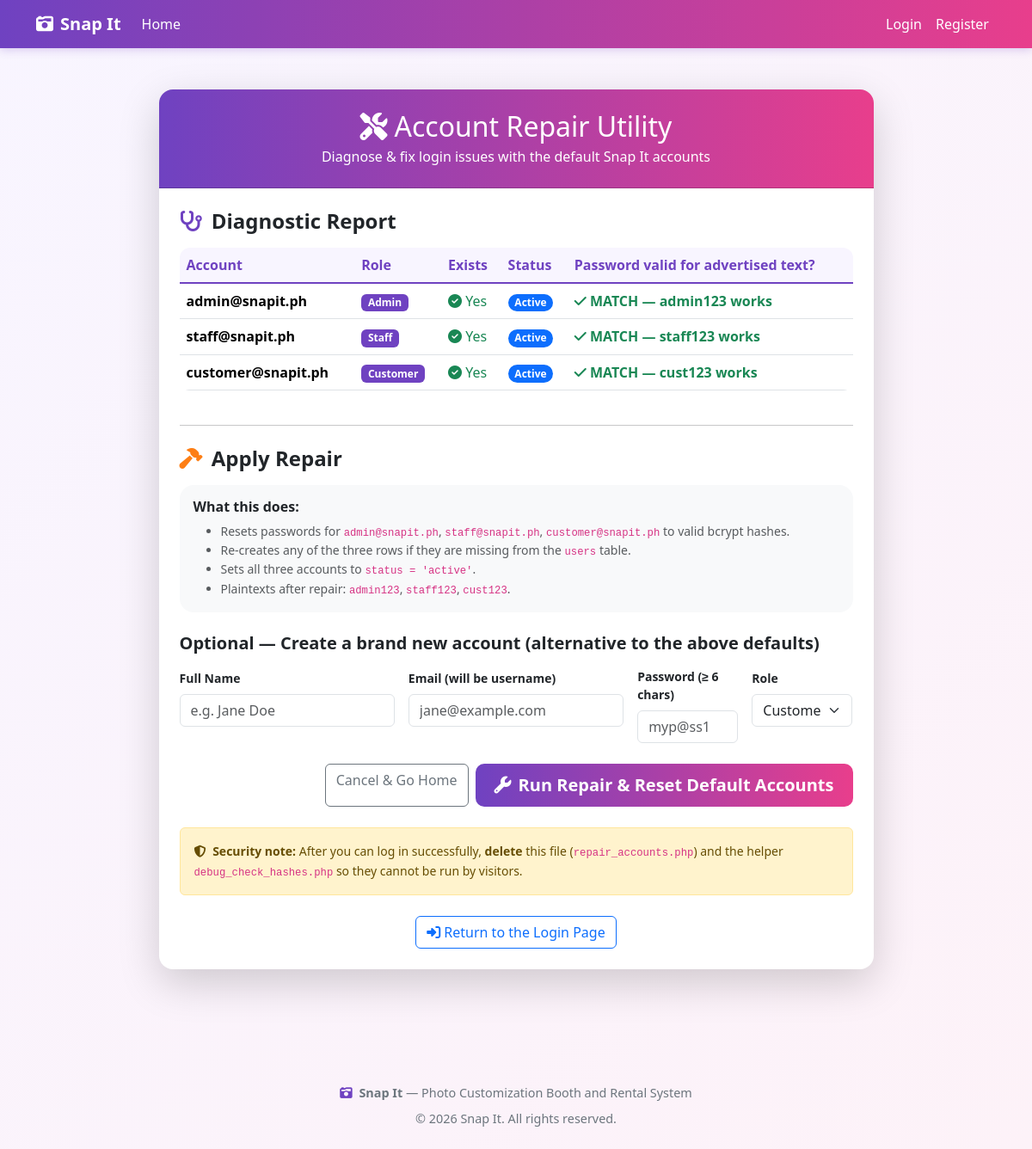
The page /repair_accounts.php on the database its author committed.
### tables this page shows
CREATE TABLE IF NOT EXISTS users (
    user_id INT PRIMARY KEY AUTO_INCREMENT,
    name VARCHAR(150) NOT NULL,
    email VARCHAR(150) NOT NULL UNIQUE,
    password VARCHAR(255) NOT NULL,
    role ENUM('customer','staff','admin') NOT NULL DEFAULT 'customer',
    status ENUM('active','inactive') NOT NULL DEFAULT 'active',
    created_at DATETIME NOT NULL DEFAULT CURRENT_TIMESTAMP
);

### includes/functions.php (called while the page is built, shortened)
<?php
function e($str) {
    return htmlspecialchars((string)$str, ENT_QUOTES, 'UTF-8');
}
function status_badge_class($status) {
    $map = [
        'pending' => 'bg-warning text-dark',
        'confirmed' => 'bg-info text-dark',
        'paid' => 'bg-success',
        'completed' => 'bg-secondary',
        'cancelled' => 'bg-danger',
        'active' => 'bg-primary',
        'inactive' => 'bg-secondary',
        'printed' => 'bg-success',
        'error' => 'bg-danger',
    ];
    return $map[strtolower($status)] ?? 'bg-secondary';
}
function site_base() {
    static $base = null;
    if ($base !== null) return $base;
    $script = str_replace('\\', '/', $_SERVER['SCRIPT_NAME']);
    $needle = '/snapit/';
    $pos = strpos($script, $needle);
    if ($pos === false) {
        $base = rtrim(dirname($script), '/');
    } else {
        $base = substr($script, 0, $pos) . '/snapit';
    }
    return $base;
}
function site_url($path = '') {
    $b = site_base();
    if ($path === '') return $b . '/';
    $path = ltrim($path, '/');
    return $b . '/' . $path;
}

### repair_accounts.php (the view, shortened to what this page needs)
<?php
require_once __DIR__ . '/includes/functions.php';
$messages = [];
$usersTableExists = false;
$connectionOk = false;
$report = [];
try {
    $cfg = @include __DIR__ . '/includes/config.php';
    if (isset($conn) && $conn instanceof mysqli && !mysqli_connect_error()) {
        $connectionOk = true;
    }
} catch (\Throwable $e) {}
if ($connectionOk) {
    $res = @mysqli_query($conn, "SHOW TABLES LIKE 'users'");
    if ($res && mysqli_num_rows($res) > 0) {
        $usersTableExists = true;
    } else {
        $messages[] = "The `users` table doesn't exist yet. Please complete the installer first.";
        $messageType = 'danger';
    }
}
if ($usersTableExists) {
    $checkAccounts = [
        ['email' => 'admin@snapit.ph',    'plain' => 'admin123', 'role' => 'admin',    'name' => 'Admin User'],
        ['email' => 'staff@snapit.ph',    'plain' => 'staff123', 'role' => 'staff',    'name' => 'Staff Member'],
        ['email' => 'customer@snapit.ph', 'plain' => 'cust123',  'role' => 'customer', 'name' => 'Customer Demo'],
    ];
    foreach ($checkAccounts as &$acc) {
        $stmt = mysqli_prepare($conn, "SELECT user_id, email, password, status FROM users WHERE email = ? LIMIT 1");
        mysqli_stmt_bind_param($stmt, 's', $acc['email']);
        mysqli_stmt_execute($stmt);
        $row = mysqli_fetch_assoc(mysqli_stmt_get_result($stmt));
        $acc['exists'] = (bool)$row;
        $acc['status'] = $row['status'] ?? '-';
        $acc['password_matches'] = $row ? password_verify($acc['plain'], $row['password']) : false;
        $acc['new_hash'] = password_hash($acc['plain'], PASSWORD_BCRYPT);
        $report[] = $acc;
    }
}
require __DIR__ . '/includes/header.php';
?>
<div class="container-lg py-5">
    <div class="row justify-content-center">
        <div class="col-lg-9">
            <div class="card shadow-lg border-0">
                <div class="card-header text-center py-4" style="background:linear-gradient(90deg,#6f42c1,#e83e8c);color:#fff;border-radius:var(--bs-card-inner-border-radius) var(--bs-card-inner-border-radius) 0 0;">
                    <h2 class="mb-0"><i class="fa-solid fa-screwdriver-wrench me-2"></i>Account Repair Utility</h2>
                    <p class="mb-0 opacity-90 mt-1">Diagnose &amp; fix login issues with the default Snap It accounts</p>
                </div>
                <div class="card-body p-4">
                    <?php if (!$connectionOk || !$usersTableExists): ?>
                        <div class="alert alert-danger">
                            <h5 class="alert-heading"><i class="fa-solid fa-triangle-exclamation me-1"></i>Cannot proceed</h5>
                            <p class="mb-0">Run the installer first at <a href="<?= e(site_url('install.php')) ?>" class="alert-link">install.php</a>.</p>
                        </div>
                    <?php else: ?>
                        <h4 class="fw-bold mb-3"><i class="fa-solid fa-stethoscope me-1" style="color:#6f42c1"></i> Diagnostic Report</h4>
                        <div class="table-responsive mb-4">
                            <table class="table align-middle">
                                <thead>
                                    <tr>
                                        <th>Account</th>
                                        <th>Role</th>
                                        <th>Exists</th>
                                        <th>Status</th>
                                        <th>Password valid for advertised text?</th>
                                    </tr>
                                </thead>
                                <tbody>
                                    <?php foreach ($report as $r): ?>
                                        <tr>
                                            <td><strong><?= e($r['email']) ?></strong></td>
                                            <td><span class="badge badge-snapit"><?= e(ucfirst($r['role'])) ?></span></td>
                                            <td><?= $r['exists'] ? '<span class="text-success"><i class="fa-solid fa-circle-check"></i> Yes</span>' : '<span class="text-danger"><i class="fa-solid fa-circle-xmark"></i> No</span>' ?></td>
                                            <td><span class="badge rounded-pill <?= e(status_badge_class($r['status'])) ?>"><?= e(ucfirst($r['status'])) ?></span></td>
                                            <td>
                                                <?php if (!$r['exists']): ?>
                                                    <span class="text-muted">N/A (row missing)</span>
                                                <?php elseif ($r['password_matches']): ?>
                                                    <span class="text-success fw-semibold"><i class="fa-solid fa-check"></i> MATCH — <?= e($r['plain']) ?> works</span>
                                                <?php else: ?>
                                                    <span class="text-danger fw-semibold"><i class="fa-solid fa-xmark"></i> MISMATCH — <?= e($r['plain']) ?> fails (this is the root cause)</span>
                                                <?php endif; ?>
                                            </td>
                                        </tr>
                                    <?php endforeach; ?>
                                </tbody>
                            </table>
                        </div>
                        <hr class="my-4">
                        <form method="POST" action="<?= e($_SERVER['PHP_SELF']) ?>">
                            <h4 class="fw-bold mb-3"><i class="fa-solid fa-hammer me-1" style="color:#fd7e14"></i> Apply Repair</h4>
                            <div class="card bg-light border-0 mb-4">
                                <div class="card-body">
                                    <h6 class="fw-bold mb-2">What this does:</h6>
                                    <ul class="mb-0 small text-muted">
                                        <li>Resets passwords for <code>admin@snapit.ph</code>, <code>staff@snapit.ph</code>, <code>customer@snapit.ph</code> to valid bcrypt hashes.</li>
                                        <li>Re-creates any of the three rows if they are missing from the <code>users</code> table.</li>
                                        <li>Sets all three accounts to <code>status = 'active'</code>.</li>
                                        <li>Plaintexts after repair: <code>admin123</code>, <code>staff123</code>, <code>cust123</code>.</li>
                                    </ul>
                                </div>
                            </div>
                            <h5 class="fw-bold mb-3">Optional &mdash; Create a brand new account (alternative to the above defaults)</h5>
                            <div class="row g-3 mb-4">
                                <div class="col-md-4">
                                    <label class="form-label fw-semibold small">Full Name</label>
                                    <input type="text" name="new_name" class="form-control" placeholder="e.g. Jane Doe">
                                </div>
                                <div class="col-md-4">
                                    <label class="form-label fw-semibold small">Email (will be username)</label>
                                    <input type="email" name="new_email" class="form-control" placeholder="jane@example.com">
                                </div>
                                <div class="col-md-2">
                                    <label class="form-label fw-semibold small">Password (≥ 6 chars)</label>
                                    <input type="text" name="new_password" class="form-control" placeholder="myp@ss1">
                                </div>
                                <div class="col-md-2">
                                    <label class="form-label fw-semibold small">Role</label>
                                    <select name="new_role" class="form-select">
                                        <option value="customer">Customer</option>
                                    </select>
                                </div>
                            </div>
                            <div class="d-grid gap-2 d-md-flex justify-content-md-end">
                                <a href="<?= e(site_url('index.php')) ?>" class="btn btn-outline-secondary">Cancel &amp; Go Home</a>
                                <button type="submit" class="btn btn-snapit btn-lg">
                                    <i class="fa-solid fa-wrench me-2"></i>Run Repair &amp; Reset Default Accounts
                                </button>
                            </div>
                        </form>
                        <div class="alert alert-warning mt-4 mb-0 small">
                            <i class="fa-solid fa-shield-halved me-1"></i>
                            <strong>Security note:</strong> After you can log in successfully, <strong>delete</strong> this file (<code>repair_accounts.php</code>) and the helper <code>debug_check_hashes.php</code> so they cannot be run by visitors.
                        </div>
                        <div class="mt-4 text-center">
                            <a href="<?= e(site_url('users/login.php')) ?>" class="btn btn-outline-primary">
                                <i class="fa-solid fa-right-to-bracket me-1"></i>Return to the Login Page
                            </a>
                        </div>
                    <?php endif; ?>
                </div>
            </div>
        </div>
    </div>
</div>
<?php require __DIR__ . '/includes/footer.php'; ?>

### includes/style/style.css (style rules this page uses)
:root { --snapit-primary: #6f42c1; --snapit-secondary: #e83e8c; --snapit-accent: #fd7e14; --snapit-dark: #1f1b2e; --snapit-light: #f8f5ff; }
body { font-family: 'Segoe UI', Tahoma, Geneva, Verdana, sans-serif; background: linear-gradient(135deg, #f8f5ff 0%, #fdf2f8 100%); min-height: 100vh; }
.btn-snapit { background: linear-gradient(90deg, var(--snapit-primary), var(--snapit-secondary)); color: #fff; border: none; border-radius: 10px; padding: 10px 22px; font-weight: 600; transition: opacity 0.2s ease; }
.badge-snapit { background: var(--snapit-primary); color: #fff; }
.card { border-radius: 16px; border: 1px solid rgba(111, 66, 193, 0.08); }
.card-header { border-radius: 16px 16px 0 0 !important; }
.table { background: #fff; border-radius: 12px; overflow: hidden; }
.table thead th { background: var(--snapit-light); color: var(--snapit-primary); font-weight: 700; border-bottom: 2px solid var(--snapit-primary); }

### rows shown on the page
users: email "admin@snapit.ph", role "Admin", status "Active", plain "admin123"

### other values the page prints
$r['email'] "staff@snapit.ph"
$r['role'] "Staff"
$r['status'] "Active"
$r['plain'] "staff123"
$r['email'] "customer@snapit.ph"
$r['role'] "Customer"
$r['plain'] "cust123"
